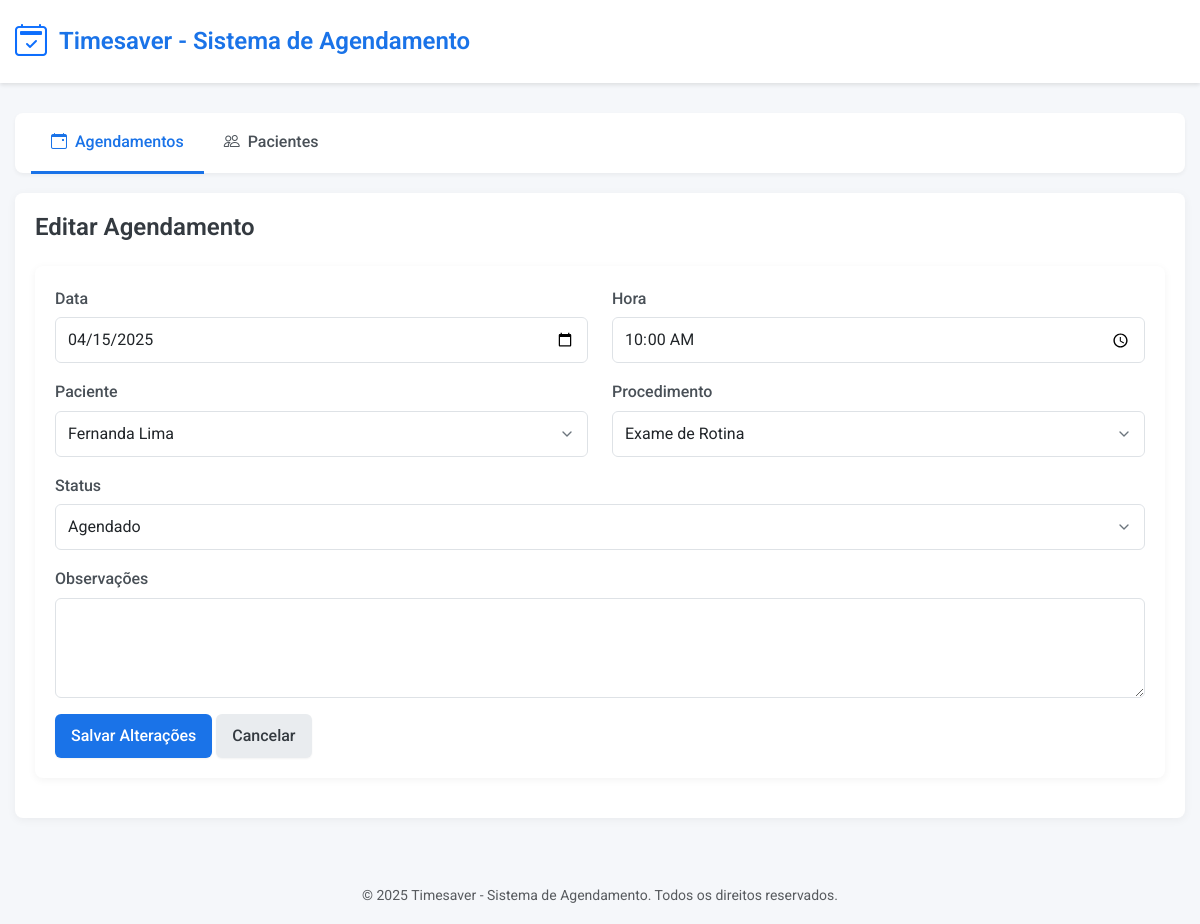
Screenshot of /editar/6 with the database file from the repository.
### tables this page shows
CREATE TABLE agendamentos (
        id INTEGER PRIMARY KEY AUTOINCREMENT,
        data TEXT NOT NULL,
        hora TEXT NOT NULL,
        cliente_id INTEGER NOT NULL,
        procedimento_id INTEGER NOT NULL,
        observacoes TEXT,
        status TEXT DEFAULT 'agendado',
        FOREIGN KEY (cliente_id) REFERENCES clientes (id),
        FOREIGN KEY (procedimento_id) REFERENCES procedimentos (id)
    );

CREATE TABLE clientes (
        id INTEGER PRIMARY KEY AUTOINCREMENT,
        nome TEXT NOT NULL,
        telefone TEXT NOT NULL,
        email TEXT,
        convenio_id INTEGER,
        num_carteirinha TEXT,
        FOREIGN KEY (convenio_id) REFERENCES convenios (id)
    );

CREATE TABLE procedimentos (
        id INTEGER PRIMARY KEY AUTOINCREMENT,
        codigo_tuss TEXT NOT NULL,
        descricao TEXT NOT NULL,
        duracao_minutos INTEGER NOT NULL
    );

### controllers/agendamento.py (the view)
@agendamento_bp.route('/editar/<int:id>', methods=['GET', 'POST'])
def editar_agendamento(id):
    if request.method == 'POST':
        data = request.form['data']
        hora = request.form['hora']
        cliente_id = request.form['cliente_id']
        procedimento_id = request.form['procedimento_id']
        observacoes = request.form.get('observacoes', '')
        status = request.form['status']
        sucesso, mensagem = Agendamento.atualizar(id, data, hora, cliente_id, procedimento_id, observacoes, status)
        flash(mensagem)
        return redirect(url_for('agendamento.index'))
    else:
        agendamento = Agendamento.obter_por_id(id)
        clientes = Cliente.obter_para_select()
        procedimentos = Procedimento.obter_para_select()
        return render_template('agendamentos/editar.html',
                              agendamento=agendamento,
                              clientes=clientes,
                              procedimentos=procedimentos)

### models/agendamento.py (called while the page is built)
    @staticmethod
    def obter_por_id(id):
        db = get_db()
        cursor = db.cursor()
        cursor.execute("SELECT * FROM agendamentos WHERE id = ?", (id,))
        return cursor.fetchone()

### models/cliente.py (called while the page is built)
    @staticmethod
    def obter_para_select():
        db = get_db()
        cursor = db.cursor()
        cursor.execute("SELECT id, nome FROM clientes")
        return cursor.fetchall()

### models/database.py (called while the page is built)
def get_db():
    if 'db' not in g:
        os.makedirs(os.path.dirname(current_app.config['DATABASE_PATH']), exist_ok=True)
        g.db = sqlite3.connect(current_app.config['DATABASE_PATH'])
        g.db.row_factory = sqlite3.Row
    return g.db

### models/procedimento.py (called while the page is built)
    @staticmethod
    def obter_para_select():
        db = get_db()
        cursor = db.cursor()
        cursor.execute("SELECT id, descricao FROM procedimentos")
        return cursor.fetchall()

### templates/agendamentos/editar.html (shortened to what this page needs)
{% extends "base.html" %}
{% block heading %}Editar Agendamento{% endblock %}
{% block nav_agendamentos %}active{% endblock %}
{% block content %}
<div class="card">
    <div class="card-body">
        <form action="{{ url_for('agendamento.editar_agendamento', id=agendamento.id) }}" method="post">
            <div class="row">
                <div class="col-md-6 mb-3">
                    <label class="form-label">Data</label>
                    <input type="date" name="data" class="form-control" value="{{ agendamento.data }}" required>
                </div>
                <div class="col-md-6 mb-3">
                    <label class="form-label">Hora</label>
                    <input type="time" name="hora" class="form-control" value="{{ agendamento.hora }}" required>
                </div>
            </div>
            <div class="row">
                <div class="col-md-6 mb-3">
                    <label class="form-label">Paciente</label>
                    <select name="cliente_id" class="form-control" required>
                        {% for cliente in clientes %}
                            <option value="{{ cliente.id }}" {% if cliente.id == agendamento.cliente_id %}selected{% endif %}>
                                {{ cliente.nome }}
                            </option>
                        {% endfor %}
                    </select>
                </div>
                <div class="col-md-6 mb-3">
                    <label class="form-label">Procedimento</label>
                    <select name="procedimento_id" class="form-control" required>
                        {% for procedimento in procedimentos %}
                            <option value="{{ procedimento.id }}" {% if procedimento.id == agendamento.procedimento_id %}selected{% endif %}>
                                {{ procedimento.descricao }}
                            </option>
                        {% endfor %}
                    </select>
                </div>
            </div>
            <div class="mb-3">
                <label class="form-label">Status</label>
                <select name="status" class="form-control">
                    <option value="agendado" {% if agendamento.status == 'agendado' %}selected{% endif %}>Agendado</option>
                </select>
            </div>
            <div class="mb-3">
                <label class="form-label">Observações</label>
                <textarea name="observacoes" class="form-control" rows="3">{{ agendamento.observacoes }}</textarea>
            </div>
            <div>
                <button type="submit" class="btn btn-primary">Salvar Alterações</button>
                <a href="{{ url_for('agendamento.index') }}" class="btn btn-secondary">Cancelar</a>
            </div>
        </form>
    </div>
</div>
{% endblock %}

### static/css/style.css (style rules this page uses)
:root { --primary: #1a73e8; --primary-dark: #0d47a1; --primary-light: #e8f0fe; --success: #34a853; --warning: #fbbc05; --danger: #ea4335; --gray-100: #f8f9fa; --gray-200: #e9ecef; --gray-300: #dee2e6; --gray-400: #ced4da; --gray-500: #adb5bd; --gray-600: #6c757d; --gray-700: #495057; --gray-800: #343a40; --gray-900: #212529; --body-bg: #f5f7fa; --font-main: 'Roboto', -apple-system, BlinkMacSystemFont, 'Segoe UI', sans-serif; }
body { font-family: var(--font-main); background-color: var(--body-bg); color: var(--gray-800); line-height: 1.6; }
.card { border: none; border-radius: 8px; box-shadow: 0 2px 8px rgba(0, 0, 0, 0.05); margin-bottom: 20px; overflow: hidden; }
.card-body { padding: 20px; }
.form-label { font-weight: 500; color: var(--gray-700); margin-bottom: 6px; }
.form-control { padding: 10px 12px; border: 1px solid var(--gray-300); border-radius: 6px; transition: border-color 0.2s ease; }
select.form-control { background-repeat: no-repeat; background-position: right 12px center; background-size: 16px; padding-right: 40px; appearance: none; }
textarea.form-control { min-height: 100px; }
.btn { padding: 10px 16px; font-weight: 500; border-radius: 6px; transition: all 0.2s ease; border: none; box-shadow: 0 1px 2px rgba(0, 0, 0, 0.05); }
.btn-primary { background-color: var(--primary); color: white; }
.btn-secondary { background-color: var(--gray-200); color: var(--gray-800); }

### rows the page displays
agendamentos: data "04/15/2025", hora "10:00", cliente_id "Fernanda Lima", procedimento_id "Exame de Rotina", status "Agendado"
